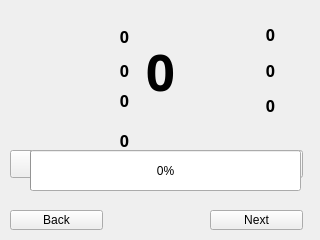
<?xml version="1.0" encoding="UTF-8"?>
<ui version="4.0">
 <class>isaac</class>
 <widget class="QWidget" name="isaac">
  <property name="geometry">
   <rect>
    <x>0</x>
    <y>0</y>
    <width>320</width>
    <height>240</height>
   </rect>
  </property>
  <property name="windowTitle">
   <string>isaac</string>
  </property>
  <widget class="QLabel" name="lb_background">
   <property name="geometry">
    <rect>
     <x>0</x>
     <y>0</y>
     <width>320</width>
     <height>240</height>
    </rect>
   </property>
   <property name="text">
    <string/>
   </property>
   <property name="pixmap">
    <pixmap resource="resource.qrc">:/iSAACUI9.png</pixmap>
   </property>
  </widget>
  <widget class="QPushButton" name="pushButton">
   <property name="geometry">
    <rect>
     <x>210</x>
     <y>210</y>
     <width>93</width>
     <height>20</height>
    </rect>
   </property>
   <property name="text">
    <string>Next</string>
   </property>
  </widget>
  <widget class="QPushButton" name="pushButton_2">
   <property name="geometry">
    <rect>
     <x>10</x>
     <y>210</y>
     <width>93</width>
     <height>20</height>
    </rect>
   </property>
   <property name="text">
    <string>Back</string>
   </property>
  </widget>
  <widget class="QPushButton" name="bt_plus">
   <property name="geometry">
    <rect>
     <x>210</x>
     <y>150</y>
     <width>93</width>
     <height>28</height>
    </rect>
   </property>
   <property name="text">
    <string>+</string>
   </property>
  </widget>
  <widget class="QPushButton" name="bt_neg">
   <property name="geometry">
    <rect>
     <x>10</x>
     <y>150</y>
     <width>93</width>
     <height>28</height>
    </rect>
   </property>
   <property name="text">
    <string>-</string>
   </property>
  </widget>
  <widget class="QLabel" name="lb_value">
   <property name="geometry">
    <rect>
     <x>70</x>
     <y>40</y>
     <width>181</width>
     <height>61</height>
    </rect>
   </property>
   <property name="font">
    <font>
     <family>Swis721 BlkCn BT</family>
     <pointsize>38</pointsize>
     <weight>75</weight>
     <bold>true</bold>
    </font>
   </property>
   <property name="text">
    <string>0</string>
   </property>
   <property name="alignment">
    <set>Qt::AlignCenter</set>
   </property>
  </widget>
  <widget class="QLabel" name="lb_old">
   <property name="enabled">
    <bool>true</bool>
   </property>
   <property name="geometry">
    <rect>
     <x>94</x>
     <y>26</y>
     <width>61</width>
     <height>20</height>
    </rect>
   </property>
   <property name="font">
    <font>
     <family>Swis721 BT</family>
     <pointsize>12</pointsize>
     <weight>75</weight>
     <bold>true</bold>
    </font>
   </property>
   <property name="text">
    <string>0</string>
   </property>
   <property name="alignment">
    <set>Qt::AlignCenter</set>
   </property>
  </widget>
  <widget class="QLabel" name="lb_child">
   <property name="geometry">
    <rect>
     <x>94</x>
     <y>60</y>
     <width>61</width>
     <height>20</height>
    </rect>
   </property>
   <property name="font">
    <font>
     <family>Swis721 BT</family>
     <pointsize>12</pointsize>
     <weight>75</weight>
     <bold>true</bold>
    </font>
   </property>
   <property name="text">
    <string>0</string>
   </property>
   <property name="alignment">
    <set>Qt::AlignCenter</set>
   </property>
  </widget>
  <widget class="QLabel" name="lb_man">
   <property name="geometry">
    <rect>
     <x>94</x>
     <y>90</y>
     <width>61</width>
     <height>21</height>
    </rect>
   </property>
   <property name="font">
    <font>
     <family>Swis721 BT</family>
     <pointsize>12</pointsize>
     <weight>75</weight>
     <bold>true</bold>
    </font>
   </property>
   <property name="text">
    <string>0</string>
   </property>
   <property name="alignment">
    <set>Qt::AlignCenter</set>
   </property>
  </widget>
  <widget class="QLabel" name="lb_women">
   <property name="geometry">
    <rect>
     <x>94</x>
     <y>130</y>
     <width>61</width>
     <height>20</height>
    </rect>
   </property>
   <property name="font">
    <font>
     <family>Swis721 BT</family>
     <pointsize>12</pointsize>
     <weight>75</weight>
     <bold>true</bold>
    </font>
   </property>
   <property name="text">
    <string>0</string>
   </property>
   <property name="alignment">
    <set>Qt::AlignCenter</set>
   </property>
  </widget>
  <widget class="QLabel" name="lb_bag">
   <property name="geometry">
    <rect>
     <x>240</x>
     <y>19</y>
     <width>61</width>
     <height>31</height>
    </rect>
   </property>
   <property name="font">
    <font>
     <family>Swis721 BT</family>
     <pointsize>12</pointsize>
     <weight>75</weight>
     <bold>true</bold>
    </font>
   </property>
   <property name="text">
    <string>0</string>
   </property>
   <property name="alignment">
    <set>Qt::AlignCenter</set>
   </property>
  </widget>
  <widget class="QLabel" name="lb_trans">
   <property name="geometry">
    <rect>
     <x>240</x>
     <y>60</y>
     <width>61</width>
     <height>20</height>
    </rect>
   </property>
   <property name="font">
    <font>
     <family>Swis721 BT</family>
     <pointsize>12</pointsize>
     <weight>75</weight>
     <bold>true</bold>
    </font>
   </property>
   <property name="text">
    <string>0</string>
   </property>
   <property name="alignment">
    <set>Qt::AlignCenter</set>
   </property>
  </widget>
  <widget class="QLabel" name="lb_emer">
   <property name="geometry">
    <rect>
     <x>240</x>
     <y>90</y>
     <width>61</width>
     <height>31</height>
    </rect>
   </property>
   <property name="font">
    <font>
     <family>Swis721 BT</family>
     <pointsize>12</pointsize>
     <weight>75</weight>
     <bold>true</bold>
    </font>
   </property>
   <property name="text">
    <string>0</string>
   </property>
   <property name="alignment">
    <set>Qt::AlignCenter</set>
   </property>
  </widget>
  <widget class="QProgressBar" name="pb_transmit">
   <property name="geometry">
    <rect>
     <x>30</x>
     <y>150</y>
     <width>271</width>
     <height>41</height>
    </rect>
   </property>
   <property name="value">
    <number>0</number>
   </property>
  </widget>
 </widget>
 <layoutdefault spacing="6" margin="11"/>
 <resources>
  <include location="resource.qrc"/>
 </resources>
 <connections/>
</ui>
